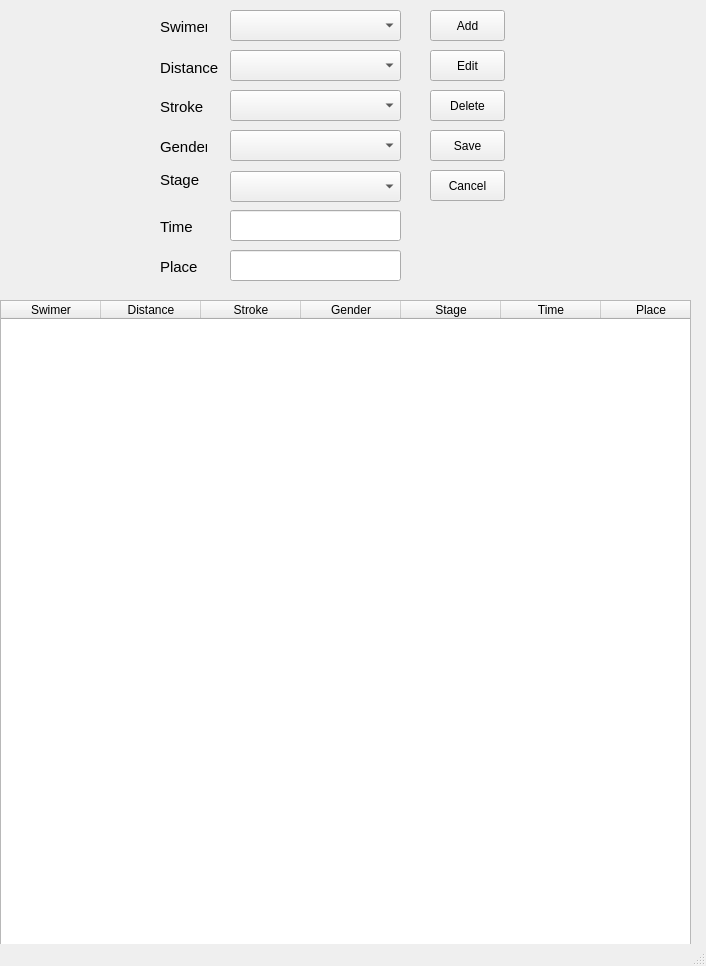
<?xml version="1.0" encoding="UTF-8"?>
<ui version="4.0">
 <class>MainWindow</class>
 <widget class="QMainWindow" name="MainWindow">
  <property name="geometry">
   <rect>
    <x>0</x>
    <y>0</y>
    <width>706</width>
    <height>966</height>
   </rect>
  </property>
  <property name="windowTitle">
   <string>Result</string>
  </property>
  <widget class="QWidget" name="centralwidget">
   <widget class="QPushButton" name="btnEdit">
    <property name="geometry">
     <rect>
      <x>430</x>
      <y>50</y>
      <width>75</width>
      <height>31</height>
     </rect>
    </property>
    <property name="text">
     <string>Edit</string>
    </property>
   </widget>
   <widget class="QPushButton" name="btnCancel">
    <property name="geometry">
     <rect>
      <x>430</x>
      <y>170</y>
      <width>75</width>
      <height>31</height>
     </rect>
    </property>
    <property name="text">
     <string>Cancel</string>
    </property>
   </widget>
   <widget class="QPushButton" name="btnAdd">
    <property name="geometry">
     <rect>
      <x>430</x>
      <y>10</y>
      <width>75</width>
      <height>31</height>
     </rect>
    </property>
    <property name="text">
     <string>Add</string>
    </property>
   </widget>
   <widget class="QPushButton" name="btnDelete">
    <property name="geometry">
     <rect>
      <x>430</x>
      <y>90</y>
      <width>75</width>
      <height>31</height>
     </rect>
    </property>
    <property name="text">
     <string>Delete</string>
    </property>
   </widget>
   <widget class="QPushButton" name="btnSave">
    <property name="geometry">
     <rect>
      <x>430</x>
      <y>130</y>
      <width>75</width>
      <height>31</height>
     </rect>
    </property>
    <property name="text">
     <string>Save</string>
    </property>
   </widget>
   <widget class="QComboBox" name="cmbStage">
    <property name="geometry">
     <rect>
      <x>230</x>
      <y>171</y>
      <width>171</width>
      <height>31</height>
     </rect>
    </property>
   </widget>
   <widget class="QComboBox" name="cmbSwimer">
    <property name="geometry">
     <rect>
      <x>230</x>
      <y>10</y>
      <width>171</width>
      <height>31</height>
     </rect>
    </property>
   </widget>
   <widget class="QComboBox" name="cmbDis">
    <property name="geometry">
     <rect>
      <x>230</x>
      <y>50</y>
      <width>171</width>
      <height>31</height>
     </rect>
    </property>
   </widget>
   <widget class="QComboBox" name="cmbStroke">
    <property name="geometry">
     <rect>
      <x>230</x>
      <y>90</y>
      <width>171</width>
      <height>31</height>
     </rect>
    </property>
   </widget>
   <widget class="QComboBox" name="cmbGender">
    <property name="geometry">
     <rect>
      <x>230</x>
      <y>130</y>
      <width>171</width>
      <height>31</height>
     </rect>
    </property>
   </widget>
   <widget class="QLabel" name="label">
    <property name="geometry">
     <rect>
      <x>160</x>
      <y>20</y>
      <width>47</width>
      <height>13</height>
     </rect>
    </property>
    <property name="font">
     <font>
      <pointsize>11</pointsize>
     </font>
    </property>
    <property name="text">
     <string>Swimer</string>
    </property>
   </widget>
   <widget class="QLabel" name="label_2">
    <property name="geometry">
     <rect>
      <x>160</x>
      <y>60</y>
      <width>61</width>
      <height>16</height>
     </rect>
    </property>
    <property name="font">
     <font>
      <pointsize>11</pointsize>
     </font>
    </property>
    <property name="text">
     <string>Distance</string>
    </property>
   </widget>
   <widget class="QLabel" name="label_3">
    <property name="geometry">
     <rect>
      <x>160</x>
      <y>260</y>
      <width>47</width>
      <height>13</height>
     </rect>
    </property>
    <property name="font">
     <font>
      <pointsize>11</pointsize>
     </font>
    </property>
    <property name="text">
     <string>Place</string>
    </property>
   </widget>
   <widget class="QLabel" name="label_4">
    <property name="geometry">
     <rect>
      <x>160</x>
      <y>220</y>
      <width>47</width>
      <height>13</height>
     </rect>
    </property>
    <property name="font">
     <font>
      <pointsize>11</pointsize>
     </font>
    </property>
    <property name="text">
     <string>Time</string>
    </property>
   </widget>
   <widget class="QLabel" name="label_5">
    <property name="geometry">
     <rect>
      <x>160</x>
      <y>170</y>
      <width>51</width>
      <height>20</height>
     </rect>
    </property>
    <property name="font">
     <font>
      <pointsize>11</pointsize>
     </font>
    </property>
    <property name="text">
     <string>Stage</string>
    </property>
   </widget>
   <widget class="QLabel" name="label_6">
    <property name="geometry">
     <rect>
      <x>160</x>
      <y>140</y>
      <width>47</width>
      <height>13</height>
     </rect>
    </property>
    <property name="font">
     <font>
      <pointsize>11</pointsize>
     </font>
    </property>
    <property name="text">
     <string>Gender</string>
    </property>
   </widget>
   <widget class="QLabel" name="label_7">
    <property name="geometry">
     <rect>
      <x>160</x>
      <y>100</y>
      <width>47</width>
      <height>13</height>
     </rect>
    </property>
    <property name="font">
     <font>
      <pointsize>11</pointsize>
     </font>
    </property>
    <property name="text">
     <string>Stroke</string>
    </property>
   </widget>
   <widget class="QTableWidget" name="tableWidget_2">
    <property name="geometry">
     <rect>
      <x>0</x>
      <y>300</y>
      <width>691</width>
      <height>661</height>
     </rect>
    </property>
    <column>
     <property name="text">
      <string>Swimer</string>
     </property>
    </column>
    <column>
     <property name="text">
      <string>Distance</string>
     </property>
    </column>
    <column>
     <property name="text">
      <string>Stroke</string>
     </property>
    </column>
    <column>
     <property name="text">
      <string>Gender</string>
     </property>
    </column>
    <column>
     <property name="text">
      <string>Stage</string>
     </property>
    </column>
    <column>
     <property name="text">
      <string>Time</string>
     </property>
    </column>
    <column>
     <property name="text">
      <string>Place</string>
     </property>
    </column>
   </widget>
   <widget class="QLineEdit" name="txtTime">
    <property name="geometry">
     <rect>
      <x>230</x>
      <y>210</y>
      <width>171</width>
      <height>31</height>
     </rect>
    </property>
   </widget>
   <widget class="QLineEdit" name="txtPlace">
    <property name="geometry">
     <rect>
      <x>230</x>
      <y>250</y>
      <width>171</width>
      <height>31</height>
     </rect>
    </property>
   </widget>
  </widget>
  <widget class="QStatusBar" name="statusbar"/>
 </widget>
 <resources/>
 <connections/>
</ui>
